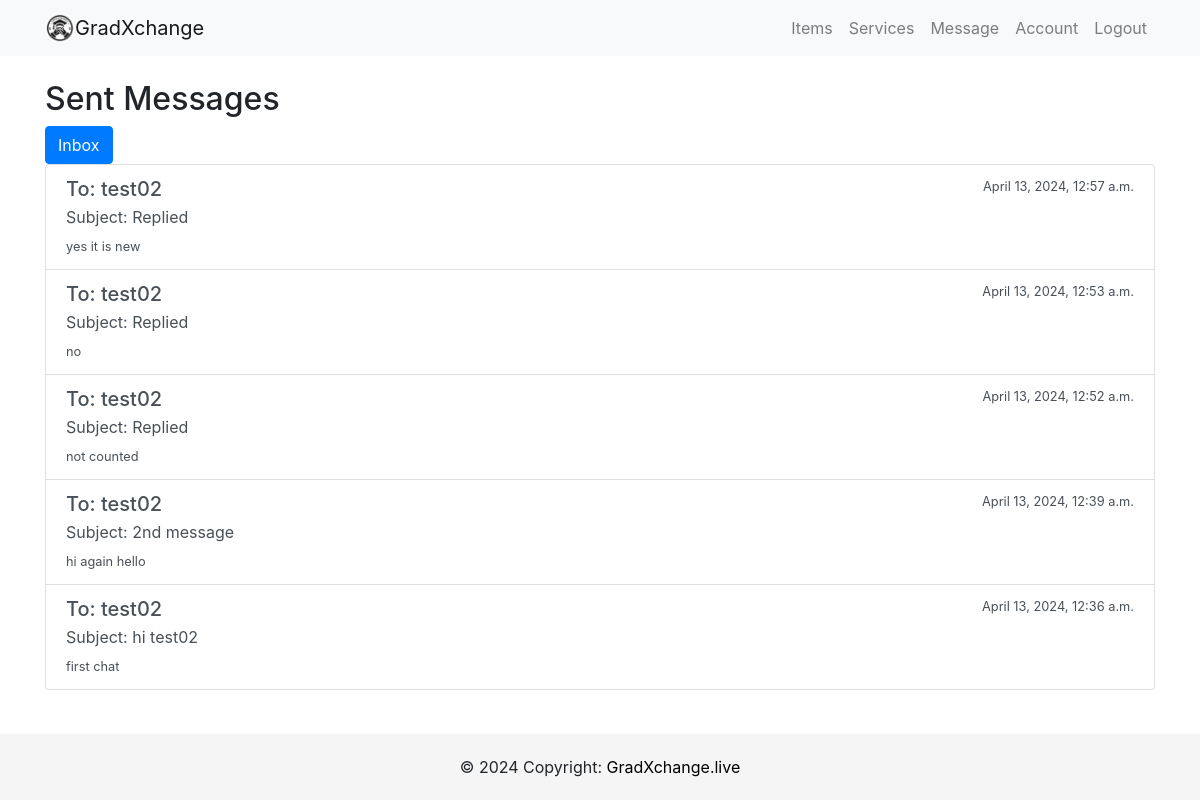
The page /sent-messages/ (signed in) on the database as committed earlier.
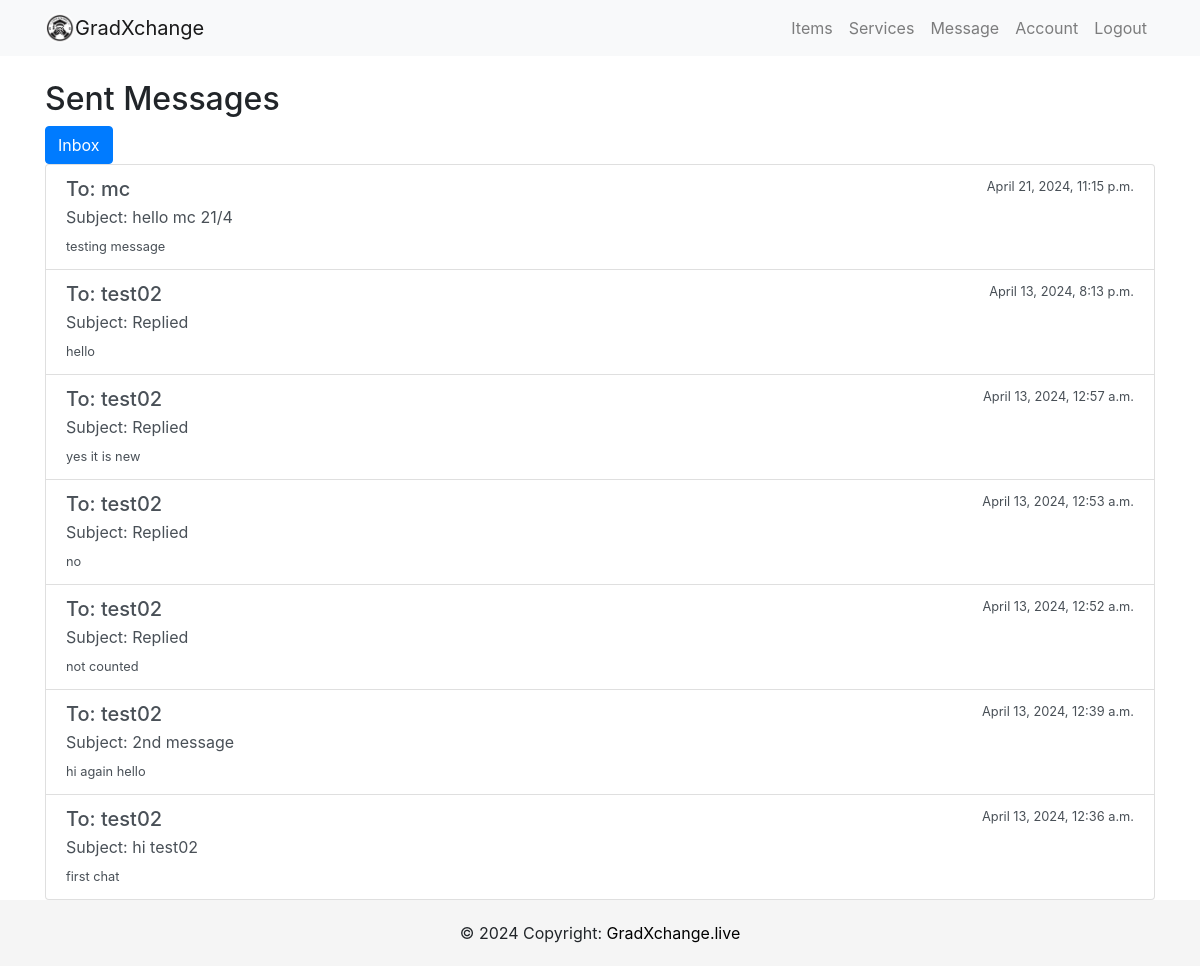
The same page on the database as committed later.
### users/models.py (models this page shows, shortened)
class Message(models.Model):
    sender = models.ForeignKey(Profile, on_delete=models.SET_NULL, null=True, blank=True)
    recipient = models.ForeignKey(Profile, on_delete=models.SET_NULL, null=True, blank=True, related_name="messages")
    name = models.CharField(max_length=200, null=True, blank=True)
    email = models.EmailField(max_length=200, null=True, blank=True)
    subject = models.CharField(max_length=200, null=True, blank=True)
    body = models.TextField()
    is_read = models.BooleanField(default=False, null=True)
    created = models.DateTimeField(auto_now_add=True)
    id = models.UUIDField(default=uuid.uuid4,unique=True,primary_key=True, editable=False)
    class Meta:
        ordering = ['is_read', '-created']

class Profile(models.Model):
    user = models.OneToOneField(User, on_delete=models.CASCADE)
    image = models.ImageField(default='profilepic.jpg', upload_to='profile_picture')
    location =models.CharField(max_length=100)
    about_me = models.CharField(max_length=200, null=True, blank=True)
    phone_regex = RegexValidator(
        regex=r'^\+?60?\d{9,10}$',
        message="Phone number must be entered in the format: '+60123456789'. With country code +60 and up to 10 digits allowed."
    )
    phone = models.CharField(validators=[phone_regex], max_length=17, blank=True)  # Optional: adjust max_length as needed
    whatsapp_regex = RegexValidator(
        regex=r'^\+?60?\d{9,10}$',
        message="Whatsapp number must be entered in the format: '+60123456789'. With country code +60 and up to 10 digits allowed."
    )
    whatsapp = models.CharField(validators=[whatsapp_regex], max_length=17, blank=True)

### users/views.py (the view)
# urls.py: path('sent-messages/', user_views.sent_messages, name='sent_messages'),
@login_required
def sent_messages(request):
    request.session['last_page'] = 'sent_messages'
    current_user_profile = request.user.profile  # Access the user's profile
    sent_messages = Message.objects.filter(sender=current_user_profile).order_by('-created')  # Get all sent messages
    context = {
        'sent_messages': sent_messages
    }
    return render(request, 'users/sent_messages.html', context)

### users/templates/users/sent_messages.html
{% extends 'users/base.html' %}
{% block body %}
<div class="container mt-4">
    <h2>Sent Messages</h2>
    <a href="{% url 'inbox' %}" class="btn btn-primary">Inbox</a>
    {% if sent_messages %}
    <div class="list-group">
        {% for message in sent_messages %}
        <a href="{% url 'viewMessage' message.id %}" class="list-group-item list-group-item-action">
            <div class="d-flex w-100 justify-content-between">
                <h5 class="mb-1">To: {{ message.recipient.user.username }}</h5>
                <small>{{ message.created|date:"N j, Y, P" }}</small>
            </div>
            <p class="mb-1">Subject: {{ message.subject|default:"Replied" }}</p>
            <small>{{ message.body|truncatechars:50 }}</small>
        </a>
        {% endfor %}
    </div>
    {% else %}
    <p>No messages sent.</p>
    {% endif %}
</div>
{% endblock %}

Rows that differ between the two databases and show on the page:
added Message: recipient.user.username "mc", created "April 21, 2024, 11:15 p.m.", subject "hello mc 21/4", body "testing message"
added Message: recipient.user.username "test02", created "April 13, 2024, 8:13 p.m.", subject "Replied", body "hello"
